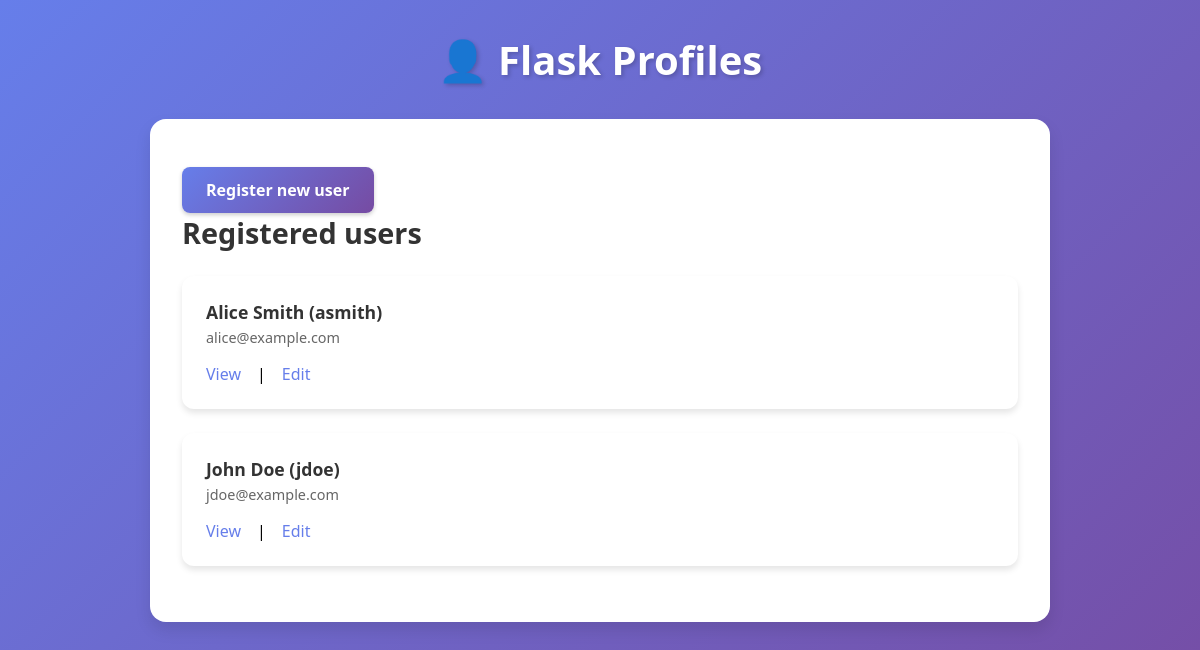
Before: / with the older database file.
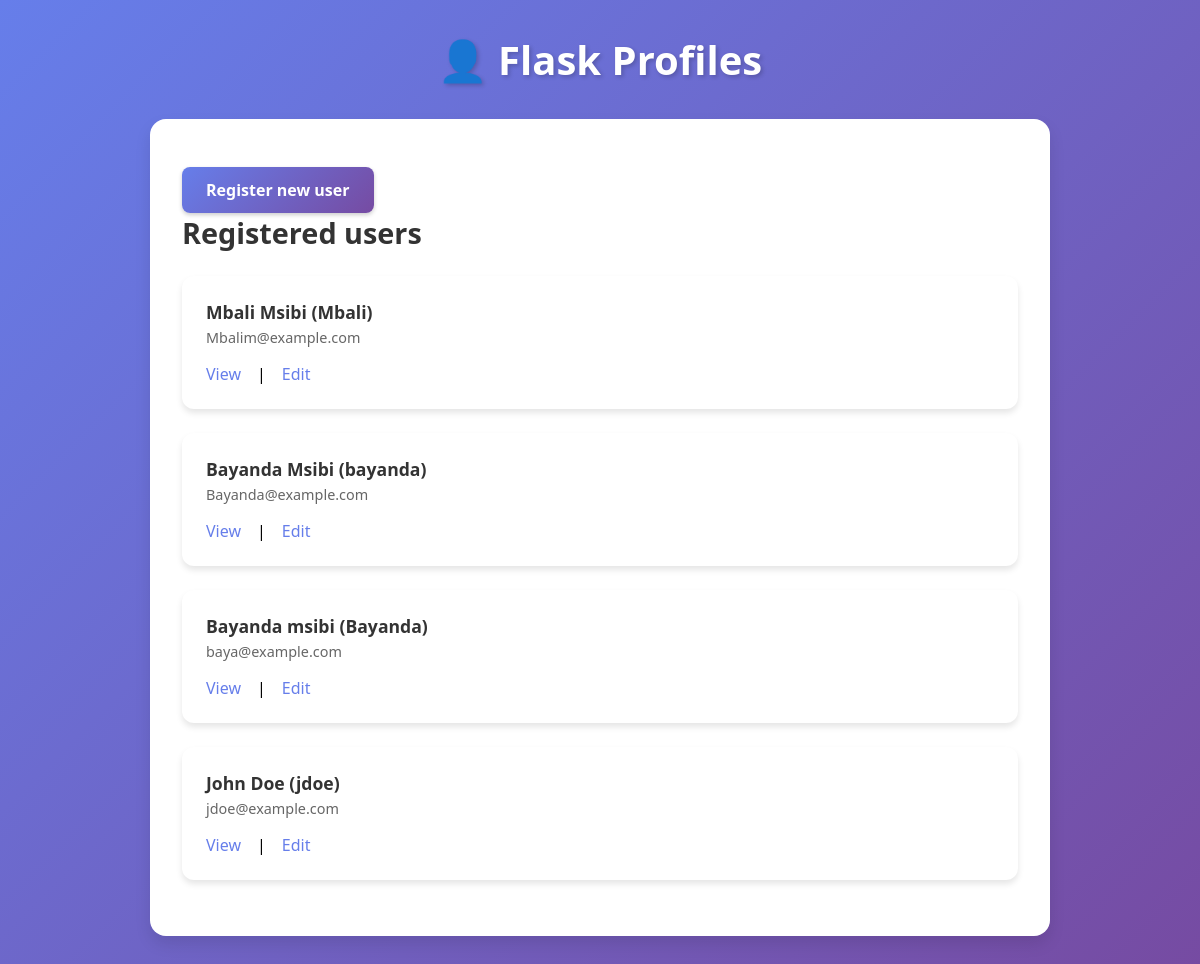
After: the same page with the newer database file.
### tables this page shows
CREATE TABLE users (
                id INTEGER PRIMARY KEY AUTOINCREMENT,
                username TEXT NOT NULL UNIQUE,
                full_name TEXT NOT NULL,
                email TEXT NOT NULL UNIQUE,
                age INTEGER,
                bio TEXT
            );

### app.py (the view)
@app.route('/')
def index():
    db = get_db()
    users = db.execute('SELECT id, username, full_name, email FROM users ORDER BY id DESC').fetchall()
    return render_template('index.html', users=users)

### app.py (called while the page is built)
@app.after_request
def after_request(response):
    response.headers["Cache-Control"] = "no-cache, no-store, must-revalidate"
    response.headers["Pragma"] = "no-cache"
    response.headers["Expires"] = "0"
    return response

### models.py (called while the page is built)
def get_db():
    db = getattr(g, '_database', None)
    if db is None:
        db = sqlite3.connect(DB_PATH)
        db.row_factory = sqlite3.Row
        g._database = db
    return db

def close_connection(exception):
    db = getattr(g, '_database', None)
    if db is not None:
        db.close()

### templates/index.html
{% extends "base.html" %}
{% block content %}
  <div class="actions">
    <a class="btn" href="{{ url_for('register') }}">Register new user</a>
  </div>
  <h2>Registered users</h2>
  {% if users %}
    {% for u in users %}
      <div class="card">
        <strong>{{ u['full_name'] }} ({{ u['username'] }})</strong>
        <div class="small">{{ u['email'] }}</div>
        <div class="actions">
          <a href="{{ url_for('profile', user_id=u['id']) }}">View</a> |
          <a href="{{ url_for('update', user_id=u['id']) }}">Edit</a>
        </div>
      </div>
    {% endfor %}
  {% else %}
    <p>No users yet. Be the first to register.</p>
  {% endif %}
{% endblock %}

### templates/base.html (shortened to what this page needs)
<!doctype html>
<html lang="en">
<head>
</head>
<body>
  <div class="container">
    <h1>👤 Flask Profiles</h1>
    <div class="content-wrapper">
      {% block content %}{% endblock %}
    </div>
  </div>
</body>
</html>

### templates/base.html (style rules this page uses)
* { margin: 0; padding: 0; box-sizing: border-box; }
body { font-family: 'Segoe UI', Tahoma, Geneva, Verdana, sans-serif; background: linear-gradient(135deg, #667eea 0%, #764ba2 100%); min-height: 100vh; padding: 2rem 1rem; }
.container { max-width: 900px; margin: auto; }
h1 { color: white; font-size: 2.5rem; margin-bottom: 2rem; text-align: center; text-shadow: 2px 2px 4px rgba(0,0,0,0.2); }
h2 { color: #333; font-size: 1.8rem; margin-bottom: 1.5rem; }
.card { background: white; border-radius: 12px; padding: 1.5rem; margin-bottom: 1.5rem; box-shadow: 0 4px 6px rgba(0,0,0,0.1); transition: transform 0.2s, box-shadow 0.2s; }
.small { font-size: 0.9rem; color: #666; margin-top: 0.25rem; }
.actions { margin-top: 1rem; display: flex; gap: 1rem; flex-wrap: wrap; }
.btn { display: inline-block; padding: 0.75rem 1.5rem; border-radius: 8px; text-decoration: none; background: linear-gradient(135deg, #667eea 0%, #764ba2 100%); color: white; font-weight: 600; transition: transform 0.2s, box-shadow 0.2s; box-shadow: 0 2px 4px rgba(0,0,0,0.2); border: none; cursor: pointer; font-size: 1rem; }
a:not(.btn) { color: #667eea; text-decoration: none; font-weight: 500; transition: color 0.2s; }
.content-wrapper { background: white; border-radius: 16px; padding: 2rem; box-shadow: 0 8px 16px rgba(0,0,0,0.1); }
strong { color: #333; font-size: 1.1rem; }

Changed rows visible on the page:
added users: full_name "Mbali Msibi", username "Mbali", email "Mbalim@example.com"
added users: full_name "Bayanda Msibi", username "bayanda", email "Bayanda@example.com"
changed users: full_name "Alice Smith" → "Bayanda msibi"; username "asmith" → "Bayanda"; email "alice@example.com" → "baya@example.com"
